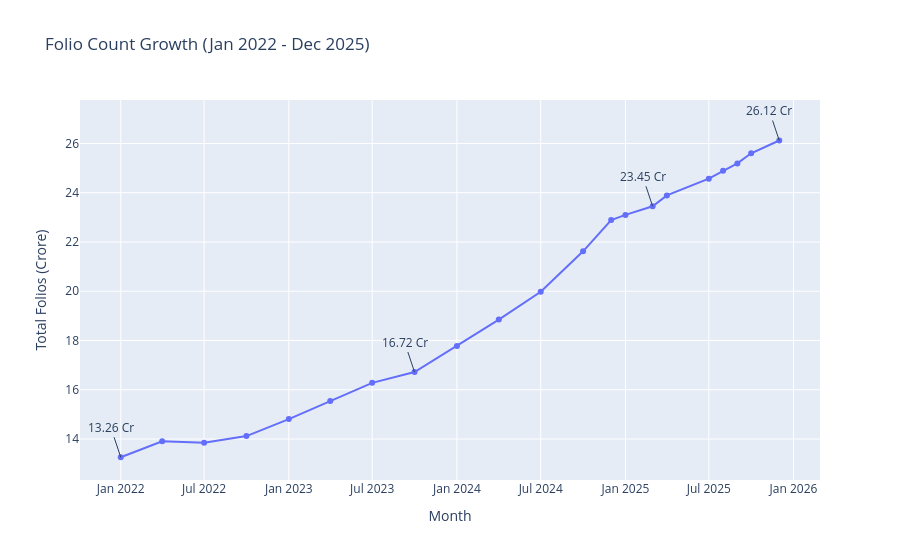

Here is the notebook cell this chart was saved with:
### Code cell
# Folio Count Growth Chart

folio["month"] = pd.to_datetime(folio["month"])

folio = folio.sort_values("month")


fig = px.line(
    folio,
    x="month",
    y="total_folios_crore",
    markers=True,
    title="Folio Count Growth (Jan 2022 - Dec 2025)",
    labels={
        "month": "Month",
        "total_folios_crore": "Total Folios (Crore)"
    }
)


# Mark milestones
milestones = folio.iloc[
    [
        0,
        len(folio)//3,
        (2*len(folio))//3,
        -1
    ]
]


for _, row in milestones.iterrows():

    fig.add_annotation(
        x=str(row["month"]),
        y=row["total_folios_crore"],
        text=f"{row['total_folios_crore']} Cr",
        showarrow=True
    )


fig.show()


# Safe export (fixes Timestamp error)
fig.write_image(
    str(CHARTS / "folio_count_growth.png")
)

### Figure 1 — Plotly figure (JSON) as saved in the notebook; plotly's stock layout.template omitted (floating-point values rounded to 4 significant figures)
{"data": [{"hovertemplate": "Month=%{x}<br>Total Folios (Crore)=%{y}<extra></extra>", "legendgroup": "", "line": {"color": "#636efa", "dash": "solid"}, "marker": {"symbol": "circle"}, "mode": "lines+markers", "name": "", "orientation": "v", "showlegend": false, "type": "scatter", "x": ["2022-01-01T00:00:00", "2022-04-01T00:00:00", "2022-07-01T00:00:00", "2022-10-01T00:00:00", "2023-01-01T00:00:00", "2023-04-01T00:00:00", "2023-07-01T00:00:00", "2023-10-01T00:00:00", "2024-01-01T00:00:00", "2024-04-01T00:00:00", "2024-07-01T00:00:00", "2024-10-01T00:00:00", "2024-12-01T00:00:00", "2025-01-01T00:00:00", "2025-03-01T00:00:00", "2025-04-01T00:00:00", "2025-07-01T00:00:00", "2025-08-01T00:00:00", "2025-09-01T00:00:00", "2025-10-01T00:00:00", "2025-12-01T00:00:00"], "xaxis": "x", "y": [13.26, 13.91, 13.85, 14.12, 14.81, 15.54, 16.28, 16.72, 17.78, 18.85, 19.98, 21.62, 22.89, 23.1, 23.45, 23.89, 24.57, 24.89, 25.19, 25.6, 26.12], "yaxis": "y"}], "layout": {"annotations": [{"showarrow": true, "text": "13.26 Cr", "x": "2022-01-01 00:00:00", "y": 13.26}, {"showarrow": true, "text": "16.72 Cr", "x": "2023-10-01 00:00:00", "y": 16.72}, {"showarrow": true, "text": "23.45 Cr", "x": "2025-03-01 00:00:00", "y": 23.45}, {"showarrow": true, "text": "26.12 Cr", "x": "2025-12-01 00:00:00", "y": 26.12}], "legend": {"tracegroupgap": 0}, "title": {"text": "Folio Count Growth (Jan 2022 - Dec 2025)"}, "xaxis": {"anchor": "y", "domain": [0, 1], "title": {"text": "Month"}}, "yaxis": {"anchor": "x", "domain": [0, 1], "title": {"text": "Total Folios (Crore)"}}}}
